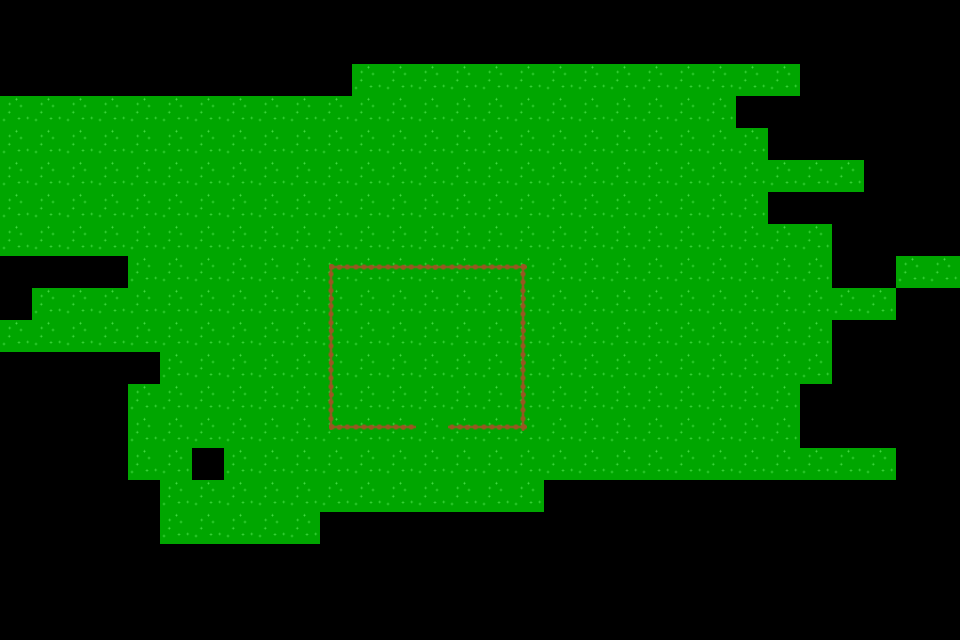

Below is a game level as drawn by its tile map, then a one-line description and the .tmx that defines it (tile-layer data replaced by summaries):
An orthogonal 30x20 tile map with 32x32 px tiles, 2 tile layers (Kachelebene 1, Kachelebene 2).

<map version="1.0" orientation="orthogonal" width="30" height="20" tilewidth="32" tileheight="32">
 <tileset firstgid="1" name="tileset" tilewidth="32" tileheight="32" spacing="2" margin="1">
  <image source="../tileset/tileset.png" width="128" height="256" />
 </tileset>
 <layer name="Kachelebene 1" width="30" height="20">
  <data>[600 cells, 318 non-empty, 1 distinct tile ids]</data>
 </layer>
 <layer name="Kachelebene 2" width="30" height="20">
  <data>[600 cells, 21 non-empty, 6 distinct tile ids]</data>
 </layer>
</map>
